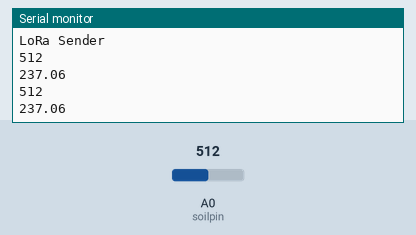
The sketch below on a simulated Arduino Uno, built with avr-gcc and run on an emulated ATmega328P. Shown: the last lines printed to the serial monitor. The test bench sets the inputs (shaded band); at power-on: A0 (soilpin) = 512. No radio packets arrive unless stated.

Above: at 1.8 s.
1.9 s: A0 (soilpin) set to 716
At 3.0 s:
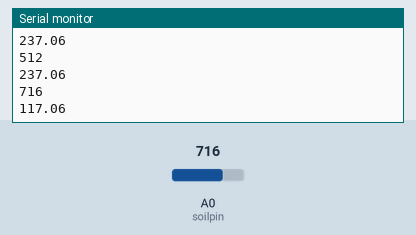
3.4 s: A0 (soilpin) set to 900
At 5.1 s:
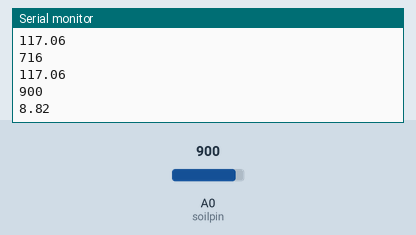
Timing chart, 0 to 6.6 s (numbered marks = the images above; inputs shaded):
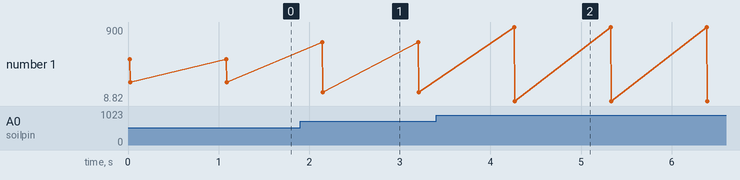

Measured:
- after the input at 1.9 s, the serial monitor: prints a new line after 0.24 s (image 1)
- after the input at 3.4 s, the serial monitor: prints a new line after 0.87 s (image 2)
- plotted number 1: 237.06 → 117.06 after the input at 1.9 s, 117.06 → 8.82 after the input at 3.4 s

The sketch:

soil2_tx.ino
```cpp
#include <SPI.h>
#include <LoRa.h>
int soilpin = A0;
int soilVal;
float Humiditytwo;
int dv = 1000;

void setup() {
  Serial.begin(9600);
  pinMode(soilpin, INPUT);

  while (!Serial);
  Serial.println("LoRa Sender");
  if (!LoRa.begin(433E6)) {
    Serial.println("Starting LoRa failed!");
    while (1);
  }
}

void loop() {
  soilVal = analogRead(soilpin);
  Humiditytwo = ((-(100./170.))*(soilVal - 915));
  Serial.println(soilVal);
  Serial.println(Humiditytwo);
  LoRa.beginPacket();
  LoRa.print(Humiditytwo);
  LoRa.endPacket();
  delay(dv);

}
```
